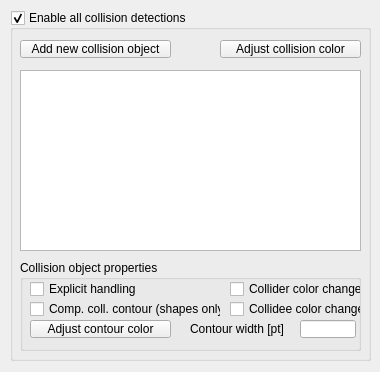
<?xml version="1.0" encoding="UTF-8"?>
<ui version="4.0">
 <class>CQDlgCollisions</class>
 <widget class="QDialog" name="CQDlgCollisions">
  <property name="geometry">
   <rect>
    <x>0</x>
    <y>0</y>
    <width>380</width>
    <height>372</height>
   </rect>
  </property>
  <property name="windowTitle">
   <string>Collisions</string>
  </property>
  <property name="locale">
   <locale language="English" country="UnitedStates"/>
  </property>
  <widget class="QGroupBox" name="qqEnableAll">
   <property name="geometry">
    <rect>
     <x>10</x>
     <y>10</y>
     <width>361</width>
     <height>351</height>
    </rect>
   </property>
   <property name="title">
    <string>Enable all collision detections</string>
   </property>
   <property name="flat">
    <bool>false</bool>
   </property>
   <property name="checkable">
    <bool>true</bool>
   </property>
   <widget class="QListWidget" name="qqCollisionList">
    <property name="geometry">
     <rect>
      <x>10</x>
      <y>60</y>
      <width>341</width>
      <height>181</height>
     </rect>
    </property>
    <property name="editTriggers">
     <set>QAbstractItemView::DoubleClicked|QAbstractItemView::EditKeyPressed|QAbstractItemView::SelectedClicked</set>
    </property>
    <property name="alternatingRowColors">
     <bool>false</bool>
    </property>
   </widget>
   <widget class="QGroupBox" name="groupBox_3">
    <property name="geometry">
     <rect>
      <x>10</x>
      <y>250</y>
      <width>341</width>
      <height>91</height>
     </rect>
    </property>
    <property name="title">
     <string>Collision object properties</string>
    </property>
    <property name="flat">
     <bool>false</bool>
    </property>
    <widget class="QCheckBox" name="qqColliderColorChanges">
     <property name="geometry">
      <rect>
       <x>210</x>
       <y>20</y>
       <width>131</width>
       <height>18</height>
      </rect>
     </property>
     <property name="focusPolicy">
      <enum>Qt::StrongFocus</enum>
     </property>
     <property name="text">
      <string>Collider color changes</string>
     </property>
    </widget>
    <widget class="QCheckBox" name="qqComputeContour">
     <property name="geometry">
      <rect>
       <x>10</x>
       <y>40</y>
       <width>191</width>
       <height>18</height>
      </rect>
     </property>
     <property name="focusPolicy">
      <enum>Qt::StrongFocus</enum>
     </property>
     <property name="text">
      <string>Comp. coll. contour (shapes only)</string>
     </property>
    </widget>
    <widget class="QLabel" name="label">
     <property name="geometry">
      <rect>
       <x>170</x>
       <y>60</y>
       <width>101</width>
       <height>18</height>
      </rect>
     </property>
     <property name="text">
      <string>Contour width [pt]</string>
     </property>
    </widget>
    <widget class="QToolButton" name="qqAdjustContourColor">
     <property name="geometry">
      <rect>
       <x>10</x>
       <y>60</y>
       <width>141</width>
       <height>18</height>
      </rect>
     </property>
     <property name="focusPolicy">
      <enum>Qt::StrongFocus</enum>
     </property>
     <property name="text">
      <string>Adjust contour color</string>
     </property>
    </widget>
    <widget class="QCheckBox" name="qqExplicitHandling">
     <property name="geometry">
      <rect>
       <x>10</x>
       <y>20</y>
       <width>161</width>
       <height>18</height>
      </rect>
     </property>
     <property name="focusPolicy">
      <enum>Qt::StrongFocus</enum>
     </property>
     <property name="text">
      <string>Explicit handling</string>
     </property>
    </widget>
    <widget class="QLineEdit" name="qqContourWidth">
     <property name="geometry">
      <rect>
       <x>280</x>
       <y>60</y>
       <width>56</width>
       <height>18</height>
      </rect>
     </property>
    </widget>
    <widget class="QCheckBox" name="qqCollideeColorChanges">
     <property name="geometry">
      <rect>
       <x>210</x>
       <y>40</y>
       <width>131</width>
       <height>18</height>
      </rect>
     </property>
     <property name="focusPolicy">
      <enum>Qt::StrongFocus</enum>
     </property>
     <property name="text">
      <string>Collidee color changes</string>
     </property>
    </widget>
   </widget>
   <widget class="QToolButton" name="qqAddNewObject">
    <property name="geometry">
     <rect>
      <x>10</x>
      <y>30</y>
      <width>151</width>
      <height>18</height>
     </rect>
    </property>
    <property name="focusPolicy">
     <enum>Qt::StrongFocus</enum>
    </property>
    <property name="text">
     <string>Add new collision object</string>
    </property>
   </widget>
   <widget class="QToolButton" name="qqCollisionColor">
    <property name="geometry">
     <rect>
      <x>210</x>
      <y>30</y>
      <width>141</width>
      <height>18</height>
     </rect>
    </property>
    <property name="focusPolicy">
     <enum>Qt::StrongFocus</enum>
    </property>
    <property name="text">
     <string>Adjust collision color</string>
    </property>
   </widget>
  </widget>
 </widget>
 <tabstops>
  <tabstop>qqCollisionColor</tabstop>
  <tabstop>qqAddNewObject</tabstop>
  <tabstop>qqCollisionList</tabstop>
  <tabstop>qqExplicitHandling</tabstop>
  <tabstop>qqColliderColorChanges</tabstop>
  <tabstop>qqComputeContour</tabstop>
  <tabstop>qqCollideeColorChanges</tabstop>
  <tabstop>qqAdjustContourColor</tabstop>
  <tabstop>qqContourWidth</tabstop>
 </tabstops>
 <resources/>
 <connections/>
</ui>
